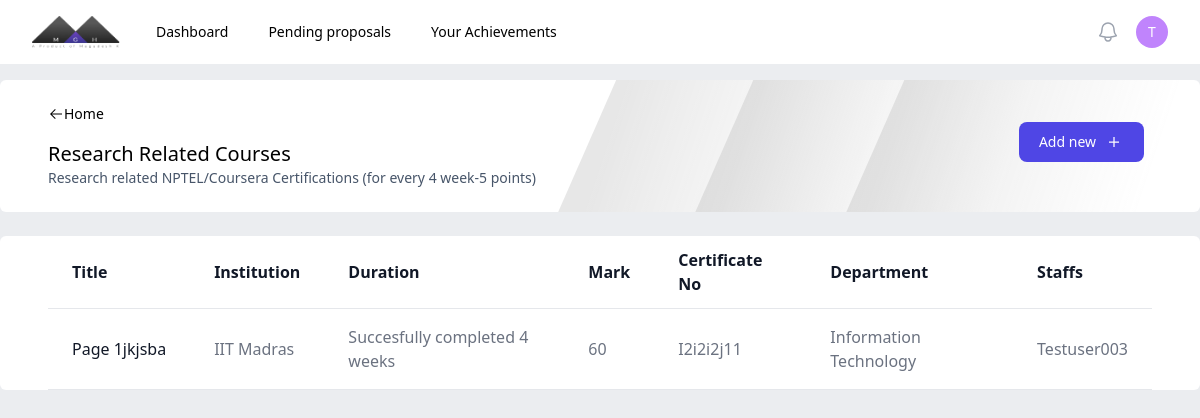
/r2/ (signed in), run on the app's committed database.
### authentication/models.py (models this page shows)
class staff(AbstractUser):
    dept = models.ForeignKey(department, on_delete=models.CASCADE, null=True, blank=True)
    designation = models.CharField(max_length=20)
    phone = models.CharField(max_length=20)
    def __str__(self):
        return self.username

class department(models.Model):
    name = models.CharField(max_length=50)
    hod = models.OneToOneField('staff', on_delete=models.SET_NULL, null=True, blank=True, related_name='hod')
    def __str__(self):
        return self.name

### central/models.py (models this page shows, shortened)
class r2(models.Model):
    durations = [
        ("Succesfully completed 4 weeks", "Succesfully completed 4 weeks"),
        ("Succesfully completed 8 weeks", "Succesfully completed 8 weeks"),
        ("Succesfully completed 12 weeks", "Succesfully completed 12 weeks")
    ]
    coursename = models.CharField(max_length=50)
    duration = models.CharField(max_length=50, choices=durations)
    mark = models.PositiveIntegerField()
    institution = models.CharField(max_length=75)
    certificateno = models.CharField(max_length=35, unique=True)
    staffs = models.ForeignKey(staff, on_delete=models.CASCADE, null=True)
    department = models.ForeignKey(department, on_delete=models.SET_NULL, null=True)
    date = models.DateField()
    hodapproval = models.BooleanField(verbose_name="HoD Approval Status", default=False, null=True)
    controller = models.BooleanField(verbose_name="Controller Approval Status", default=False, null=True)
    class Meta:
        verbose_name = 'Research Related Course'
        verbose_name_plural = 'Research Related Courses'

### central/views.py (the view)
# urls.py: path('r2/', ctv.r2),
@login_required
def r2(request):
    obj = _r2.objects.filter(staffs = request.user, controller=True)
    return render(request, 'central/r2.html', {'objects':obj})

### central/templates/central/r2.html (shortened to what this page needs)
{% extends 'central/publication.html' %}
{% block header %}
    <p class="text-xl font-medium mt-4">Research Related Courses</p>
    <p class="text-sm text-slate-600">Research related NPTEL/Coursera Certifications (for every 4 week-5 points) </p>
{% endblock %}
{% block addurl %}
     /r2application
{% endblock %}
{% block content %}
<table class=" text-left min-h-full text-gray-500 bg-white dark:text-gray-400 rounded-md overflow-x-auto w-full">
    <thead class="border-b text-gray-900 dark:text-gray-400">
        <tr>
            <th scope="col" class="px-6 py-3">
                Title
            </th>
            <th scope="col" class="px-6 py-3">
                Institution
            </th>
            <th scope="col" class="px-6 py-3">
                Duration
            </th>
            <th scope="col" class="px-6 py-3">
                Mark
            </th>
            <th scope="col" class="px-6 py-3">
                Certificate No
            </th>
            <th scope="col" class="px-6 py-3">
                Department
            </th>
            <th scope="col" class="px-6 py-3">
                Staffs
            </th>
        </tr>
    </thead>
    <tbody>
        {% for object in objects %}
        <tr class="border-b">
            <td scope="row" class="hover:underline px-6 py-4 font-medium text-gray-900 whitespace-nowrap">
                <a href="">
                {{object.coursename}}
                </a>
            </td>
            <td scope="row" class="px-6 py-4">
                <a href="">
                {{object.institution}}
                </a>
            </td>
            <td class="px-6 py-4">
                {{object.duration}}
            </td>
            <td class="px-6 py-4">
                {{object.mark}}
            </td>
            <td class="px-6 py-4">
                {{object.certificateno}}
            </td>
            <td class="px-6 py-4">
                {{request.user.dept}}
            </td>
            <td class="px-6 py-4">
                {{request.user}}
            </td>
        </tr>
        {% endfor %}
    </tbody>
    </table>
{% endblock %}

### central/templates/central/nav.html (shortened to what this page needs)
{% load static %}
<nav class="bg-white">
     <div class="mx-auto max-w-7xl px-2 sm:px-6 lg:px-8">
       <div class="relative flex h-16 items-center justify-between">
         <div class="flex flex-1 items-center justify-center sm:items-stretch sm:justify-start">
           <div class="flex flex-shrink-0 items-center">
             <img class="h-8 w-auto" src="{% static 'images/logo.png' %}" alt="Your Company">
           </div>
           <div class="hidden sm:ml-6 sm:block">
             <div class="flex space-x-4">
               <a href="/" class="rounded-md px-3 py-2 text-sm font-medium text-black hover:bg-gray-100" aria-current="page">Dashboard</a>
               <a href="/pendingproposals" class="rounded-md px-3 py-2 text-sm font-medium text-black hover:bg-gray-100 hover:text-black">Pending proposals</a>
               <a href="/achievements" class="rounded-md px-3 py-2 text-sm font-medium text-black hover:bg-gray-100 hover:text-black">Your Achievements</a>
             </div>
           </div>
         </div>
         <div class="absolute inset-y-0 right-0 flex items-center pr-2 sm:static sm:inset-auto sm:ml-6 sm:pr-0">
           <button type="button" class="relative rounded-full p-1 text-gray-400 hover:text-black focus:outline-none focus:ring-2 focus:ring-white focus:ring-offset-2 focus:ring-offset-gray-800">
             <span class="absolute -inset-1.5"></span>
           </button>
           <div class="relative ml-3">
             <div>
               <button type="button" class="min-w-8 min-h-8 flex items-center justify-center relative rounded-full text-sm border-none focus:outline-none" id="user-menu-button" aria-expanded="false" aria-haspopup="true">
                 <div class="">
                    <p class="text-white font-medium">{{request.user.username|make_list|first}}</p>
                 </div>
               </button>
             </div>
           </div>
         </div>
       </div>
     </div>
   </nav>

### data on the page
staff: user.username|make_list "T", user.dept "Information Technology", user "Testuser003"
r2: coursename "Page 1jkjsba", institution "IIT Madras", duration "Succesfully completed 4 weeks", mark "60", certificateno "I2i2i2j11"
